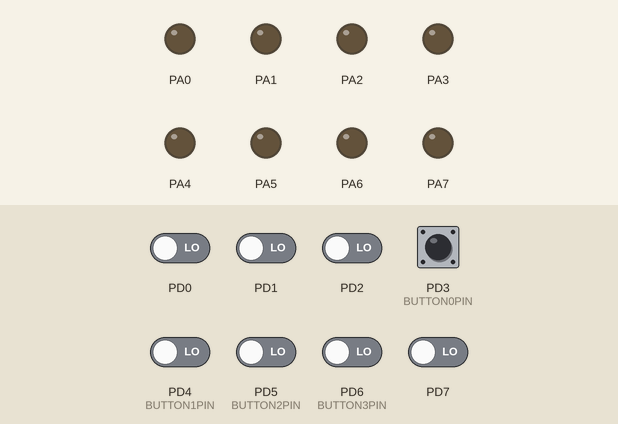
This program was run on a simulated ATmega128, built with avr-gcc and emulated at 16 MHz. Shown: output pins drawn as LEDs (lit = HIGH). Dashed ring = blinking. The test bench sets the inputs (shaded band); at power-on: PD0–2, PD3 (BUTTON0PIN), PD4 (BUTTON1PIN), PD5 (BUTTON2PIN), PD6 (BUTTON3PIN), PD7 LOW.

Above: at 1.2 s.
1.3 s: PD3 (BUTTON0PIN) pulled HIGH for 0.15 s
At 1.91 s:
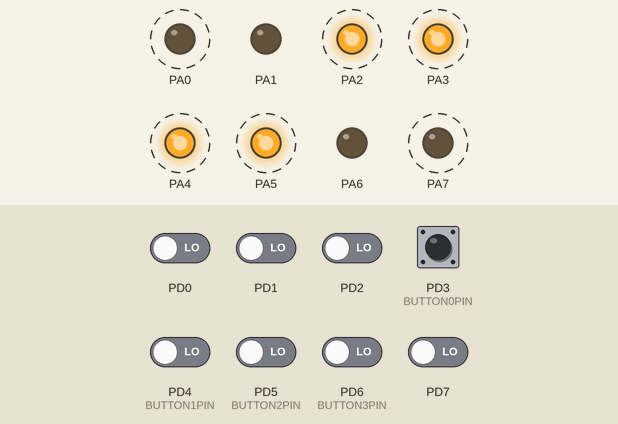
At 2.51 s:
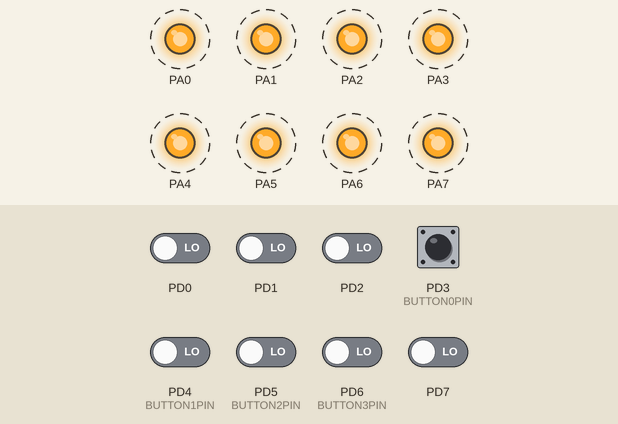
Timing chart, 0 to 10.3 s (numbered marks = the images above; inputs shaded):
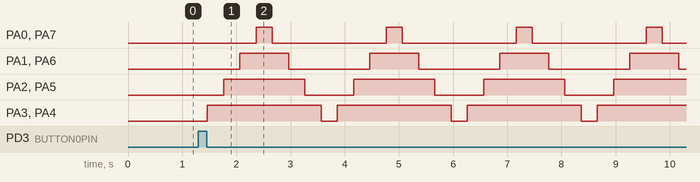

Measured:
- after the input at 1.3 s, PA0, PA7: alternates HIGH for 0.30 s and LOW for 2.1 s, starting after 1.1 s; PA1, PA6: alternates HIGH for 0.90 s and LOW for 1.5 s, starting after 0.77 s; PA2, PA5: alternates HIGH for 1.5 s and LOW for 0.90 s, starting after 0.47 s; PA3, PA4: alternates HIGH for 2.1 s and LOW for 0.30 s, starting after 0.17 s

The program:

main.c
```c
/*
 * 01.LED_CONTROL.c
 *
 * Created: 2026-06-10 오전 10:20:27
 * Author : user
 */

#define F_CPU 16000000UL   // 16MHz
#include <avr/io.h>  // PORTA PORTD 등의 I/O register들이 들어 있다.
#include <util/delay.h>   // _delay_ms _delay_us 등의 함수 가 들어 있다.

#include "button.h"

extern void init_led(void);  // init_led함수는 다른 화일에 들어 있다고 compiler 신고
extern void init_button(void);
extern int get_button(int button_num, int button_pin);
extern void led_all_on(void);
extern void led_all_off(void);
extern int led_main(void);
#if 1
int main(void)
{
	int button0_state=0;   // 초기 상태를 led all off로 출발 하자

	init_button();
	init_led();

	while (1)
	{
		// toggle  off <--> on
		if (get_button(BUTTON0, BUTTON0PIN))
		{
			button0_state = !button0_state;   // 반전  0 <--> 1
			if (button0_state)
				led_main();
			else led_all_off();
		}
	}
}
#endif

#if 0
int main(void)
{
	DDRA = 0b11111111;    // PORTA에 LED가 8개 연결 되어 있으므로 all 1(출력)으로 설정 한다.
	                      // DDR(Data Direction Register) 방향 설정
						  // 1: 출력 0:입력
    while (1)
    {
		PORTA = 0b11111111;   // all on
		_delay_ms(1000);   // 1초 유지  1000ms : 1초 500ms : 0.5초
		PORTA = 0b00000000;  // all off
		_delay_ms(1000);    // 1초 sleep
    }
}
#endif 
```

button.c
```c
/*
 * button.c
 *
 * Created: 2026-06-10 오후 1:25:20
 *  Author: user
 */

#include "button.h"

void init_button(void);
int get_button(int button_num, int button_pin);

// 버튼 초기화 방향설정(입력)
void init_button(void)
{
	BUTTON_DDR &= ~(1 << BUTTON0PIN | 1 << BUTTON1PIN | 1 << BUTTON2PIN | 1 << BUTTON3PIN);
	// BUTTON_DDR &= 0xf0;
	// BUTTON_DDR &= 0x0f
}

// 예) BUTTON0 3
//    button을 눌렀다 떼면 : 1을 리턴
//          이 idle 상태 : 0을 리턴

int get_button(int button_num, int button_pin)
{
	static unsigned char button_status[BUTTON_NUMBER] =
	{
		BUTTON_RELEASE,BUTTON_RELEASE,BUTTON_RELEASE,BUTTON_RELEASE
	};
	// static 지역변수에 static을 선언하면 함수를 빠져나와 다시 들어가도 이전값유지
	int current_state;

	// 1. button을 읽는다.
	current_state = BUTTON_PIN & (1 << button_pin);
	// 2. 버튼 상태 check
	if (current_state  && button_status[button_num] == BUTTON_RELEASE)  // 버튼이 처음 눌려진 상태
	{
		_delay_ms(15);  // noise가 지나가기를 기다린다.
		button_status[button_num] =BUTTON_PRESS;
		return 0;     // 아직은 완전히 눌렀다 뗀 상태가 아니다.
	}
	else if (button_status[button_num] == BUTTON_PRESS && current_state == BUTTON_RELEASE)
	{  // 버튼이 이전에 눌려진 상태였으며 지금은 떼어진 상태
		button_status[button_num] = BUTTON_RELEASE;   // 다음 버튼을 체크 하기 위하여 초기화
		_delay_ms(15);  // noise가 지나가기를 기다린다.
		return 1;   // 완전히 1번 눌렀다 뗀 상태로 인정 한다.
	}

	return 0;   // 버튼이 open 상태 이다.
}
```

button.h
```c
/*
 * button.h
 *
 * Created: 2026-06-10 오전 11:45:01
 *  Author: user
 */

#define F_CPU 16000000UL  //16MHz
#include <avr/io.h>  // PORTA PORTB PORTD... IO관련 reg가 들어 있다.
#include <util/delay.h>  // _delay_ms _delay_us 등

#define  BUTTON_DDR  DDRD
#define  BUTTON_PIN  PIND   // PORTD를 읽는 register 5v:1  0v:0

#define  BUTTON0PIN 3    // PORTD.4
#define  BUTTON1PIN 4    // PORTD.5
#define  BUTTON2PIN 5    // PORTD.6
#define  BUTTON3PIN 6    // PORTD.7

#define  BUTTON0   0   // PORTD.3의 가상 index (sw번호)
#define  BUTTON1   1   // PORTD.4의 가상 index (sw번호)
#define  BUTTON2   2   // PORTD.5의 가상 index (sw번호)
#define  BUTTON3   3   // PORTD.6의 가상 index (sw번호)
#define  BUTTON_NUMBER  4   // 버튼 갯수

#define  BUTTON_PRESS  1      // 버튼을 누르면 high (active-high)
#define  BUTTON_RELEASE 0     // 버튼을 뗀 상태 (low)
```

led.c
```c
/*
 * led.c
 *
 * Created: 2026-06-10 오후 3:10:22
 *  Author: user
 */

#include "led.h"
void init_led(void);
void led_all_on(void);
void led_all_off(void);
void led_shift_left_on(void);
void led_shift_right_on(void);
void led_shift_left_keepon(void);
void led_shift_right_keepon(void);
void led_flower_on(void);
void led_flower_off(void);

void init_led(void)
{
	DDRA=0xff;  // PORTA 를 출력 모드로 설정
	PORTA=0x00;  // PORTA에 물려있는 led를 all off
}

int led_main(void){

	led_all_off();


	while(1){
		led_flower_on();
		led_flower_off();
	}

}

void led_all_on(void)
{
	PORTA=0xff;
}

void led_all_off(void)
{
	PORTA=0x00;
}

void led_shift_left_on(void){
	for(int i = 0; i< 8; i++){
		PORTA = 1 << i; //PORTA : 0x1B
		_delay_ms(300);
	}
}

void led_shift_right_on(void){

	for(int i = 7; i >= 0; i--){
		PORTA = 1 << i; //PORTA : 0x1B
		_delay_ms(300);
	}
}

void led_shift_left_keepon(void){
	for(int i = 0; i< 8; i++){
		PORTA |= (1 << i);
		_delay_ms(300);
	}
}

void led_shift_right_keepon(void){
	for(int i = 7; i >= 0; i--){
		PORTA |= (1 << i);
		_delay_ms(300);
	}
}

void led_flower_on(void){
	for(int i = 0; i < 4 ; i++){
		PORTA |= (0x10 << i); //left
		PORTA |= (0x08 >> i); //right
		_delay_ms(300);
	}
}

void led_flower_off(void){
	for(int i = 0; i < 4 ; i++){
		PORTA &= ~(0x80 >> i); // left
		PORTA &= ~(0x01 << i); // right
		_delay_ms(300);
	}
}
```

led.h
```c
/*
 * led.h
 *
 * Created: 2026-06-10 오후 3:09:22
 *  Author: user
 */


#ifndef LED_H_
#define LED_H_
#define F_CPU 16000000UL  // 16MHz
#include <avr/io.h>  // PORTA PORTB PORTD... IO관련 reg가 들어 있다.
#include <util/delay.h>  // _delay_ms _delay_us 등

#endif /* LED_H_ */
```
